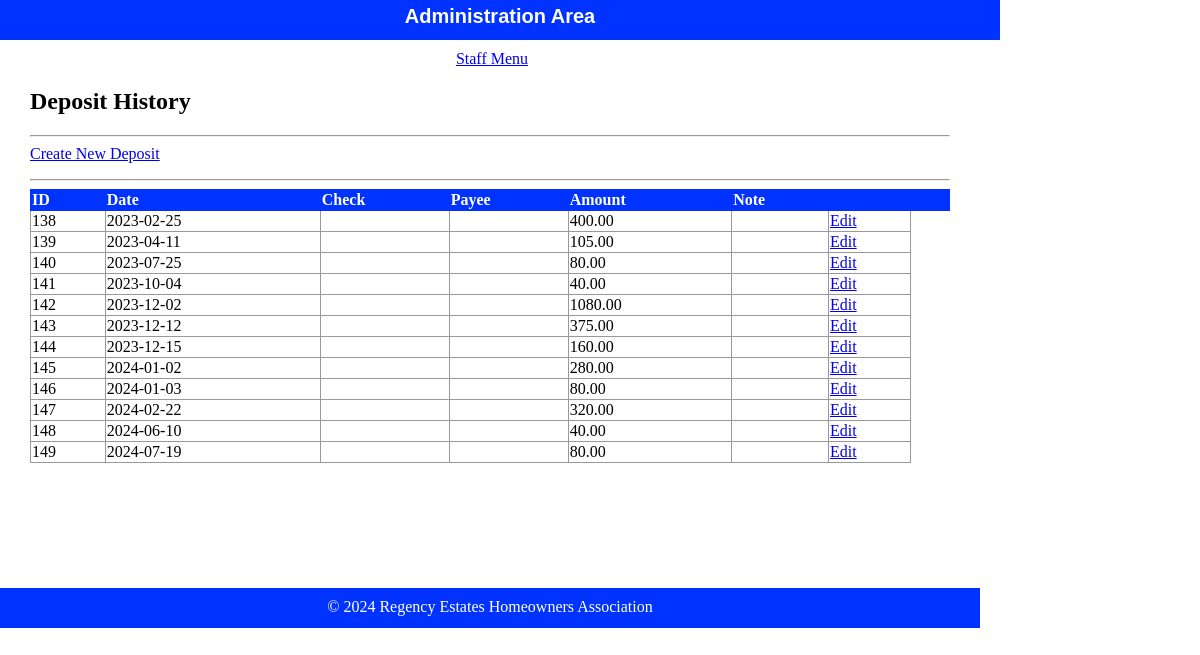
Page /html/public/staff/deposits/index.php on the earlier database version.
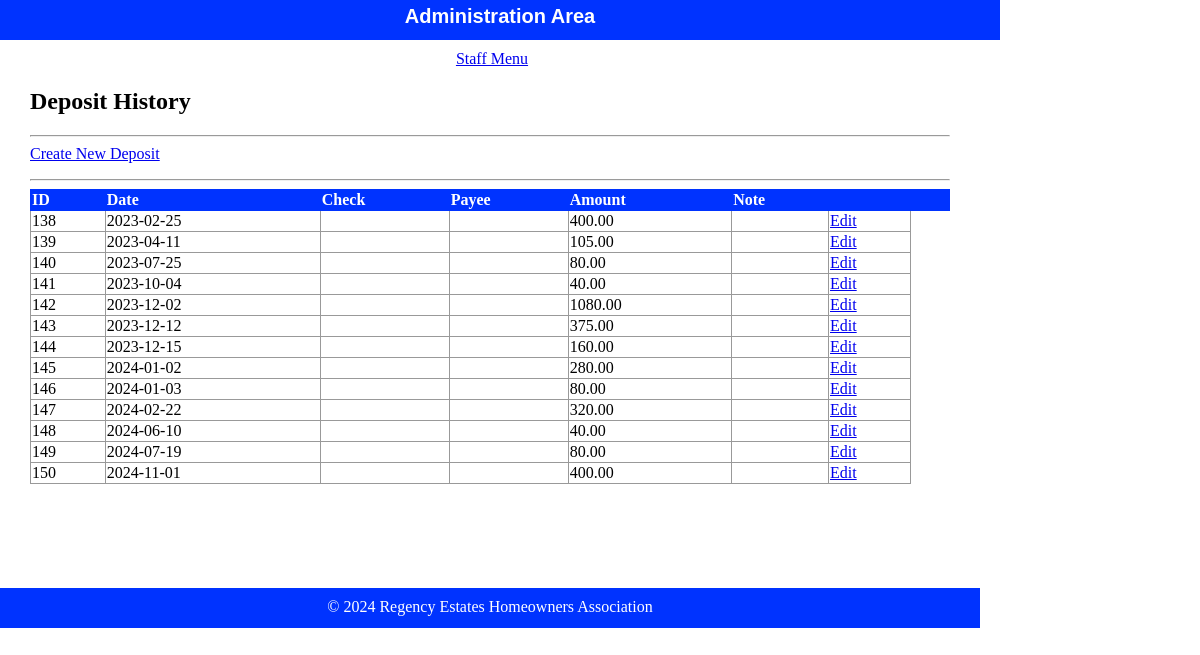
Same page on the later database version.
### tables this page shows
CREATE TABLE `deposit` (
  `id` int(11) NOT NULL,
  `fk_cat_id` int(11) DEFAULT NULL,
  `dt` date DEFAULT NULL,
  `is_reconciled` tinyint(1) DEFAULT NULL,
  `amount` decimal(10,2) DEFAULT NULL,
  `note` varchar(50) DEFAULT NULL,
  `ck_no` int(11) DEFAULT NULL,
  `payee` varchar(50) DEFAULT NULL
);

### html/private/functions.php (called while the page is built, shortened)
<?php
function url_for($script_path)
{
    if ($script_path[0] != '/')
    {
        $script_path = "/" . $script_path;
    }
    return WWW_ROOT . $script_path;
}
function htmlsc($string = "")
{
    return htmlspecialchars($string);
}
?>

### html/private/query_functions.php (called while the page is built, shortened)
<?php
  function find_all_deposits() {
    global $db;
    $sql = "SELECT * FROM deposit WHERE dt >= '2023-01-01' ORDER BY dt";
    $result = mysqli_query($db, $sql);
    return $result;
  }
?>

### html/public/staff/deposits/index.php (the view, shortened to what this page needs)
<?php $subject_set = find_all_deposits(); ?>
<?php include(SHARED_PATH . '/header.php'); ?>
    <div id="content">
        <div id="regency-menu">
            <h2>Deposit History</h2>
            <hr />
            <div class="actions">
                <a class="action" href="<?php echo url_for('/staff/deposits/index.php'); ?>">Create New Deposit</a>
            </div>
            <hr />
            <table class="list">
                <tr>
                    <th>ID</th>
                    <th>Date</th>
                    <th>Check</th>
                    <th>Payee</th>
                    <th>Amount</th>
                    <th>Note</th>
                    <th>&nbsp</th>
                    <th>&nbsp</th>
                    <th>&nbsp</th>
                </tr>
                <?php while($subject = mysqli_fetch_assoc($subject_set)) { ?>
                    <tr>
                        <td><?php echo htmlsc($subject['id']); ?></td>
                        <td><?php echo htmlsc($subject['dt']); ?></td>
                        <td><?php echo htmlsc($subject['ck_no']); ?></td>
                        <td><?php echo htmlsc($subject['payee']); ?></td>
                        <td><?php echo htmlsc($subject['amount']); ?></td>
                        <td><?php echo htmlsc($subject['note']); ?></td>
                        <td><a class="action" href="<?php echo url_for('/staff/subjects/show.php?id=' . htmlsc(urlencode($subject['id']))); ?>">Edit</a></td>
                    </tr>
                <?php } ?>
            </table>
        </div>
    </div>
<?php include(SHARED_PATH . '/footer.php'); ?>

Differences in the rows shown:
added deposit: id "150", dt "2024-11-01", amount "400.00"
